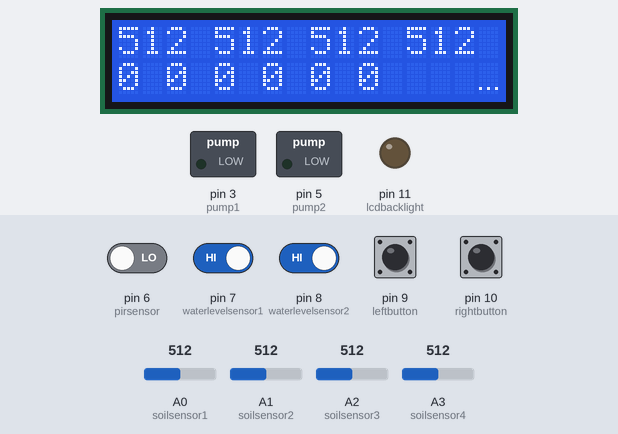
Simulated run of this sketch. Board: Arduino Uno, built with avr-gcc and run on an emulated ATmega328P. Parts: 16×2 character LCD, switched loads named in the sketch (green lamp = pin HIGH), output pins drawn as LEDs (lit = HIGH). The inputs (shaded band) are chosen by the test bench; at power-on: pin 7 (waterlevelsensor1), pin 8 (waterlevelsensor2) HIGH, pin 6 (pirsensor), pin 9 (leftbutton), pin 10 (rightbutton) LOW, A0 (soilsensor1) = 512, A1 (soilsensor2) = 512, A2 (soilsensor3) = 512, A3 (soilsensor4) = 512.

Above: at 1.6 s.
1.7 s: pin 9 (leftbutton) pulled HIGH for 0.15 s
At 2.2 s:
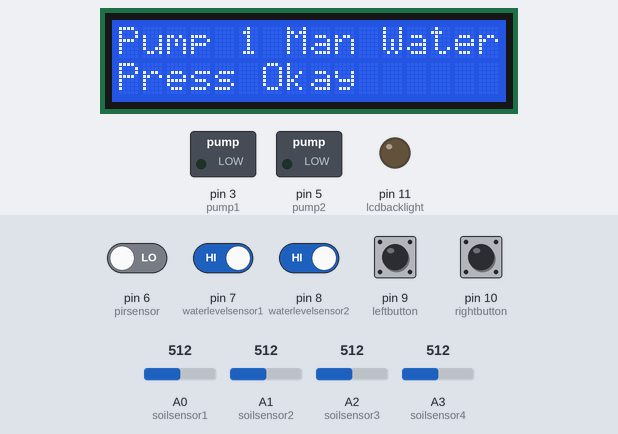
3.3 s: pin 10 (rightbutton) pulled HIGH for 0.15 s
At 4.2 s:
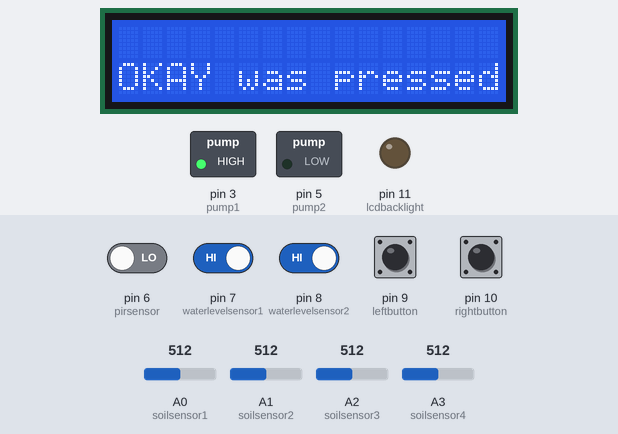
4.9 s: pin 9 (leftbutton) pulled HIGH for 1 s
At 6.5 s:
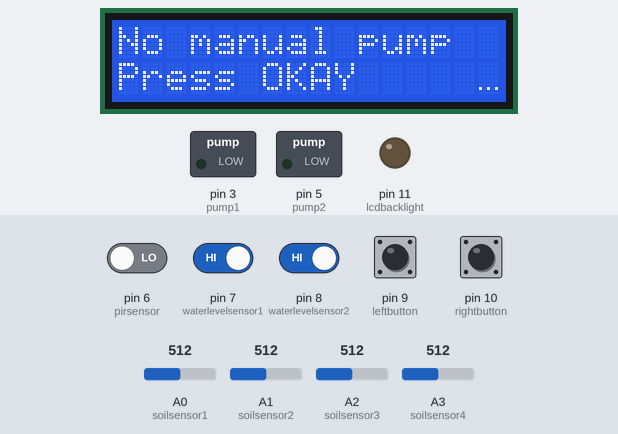
7.4 s: pin 7 (waterlevelsensor1) driven LOW
At 9.1 s:
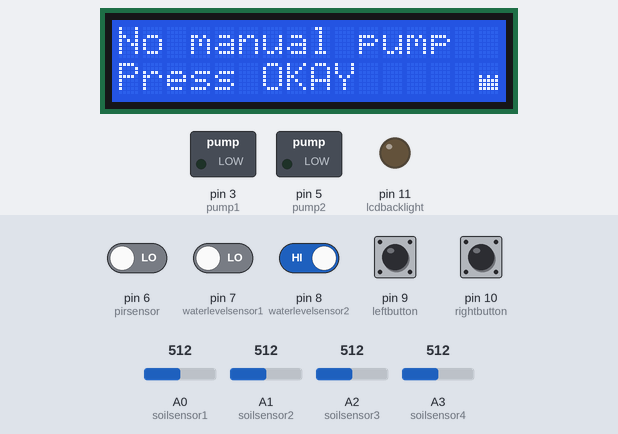
9.4 s: pin 8 (waterlevelsensor2) driven LOW
At 10.8 s:
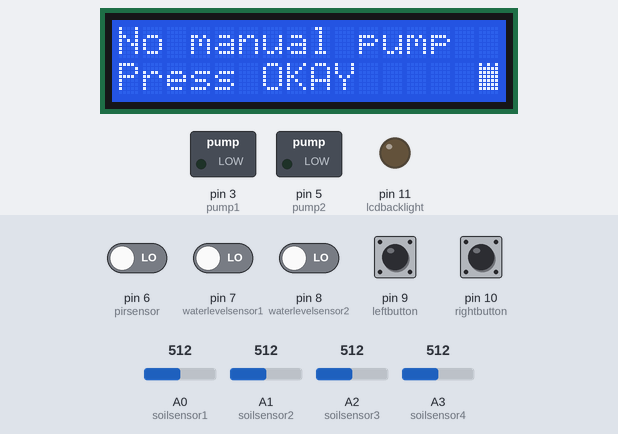
11.4 s: pin 10 (rightbutton) pulled HIGH for 1 s
At 13.2 s:
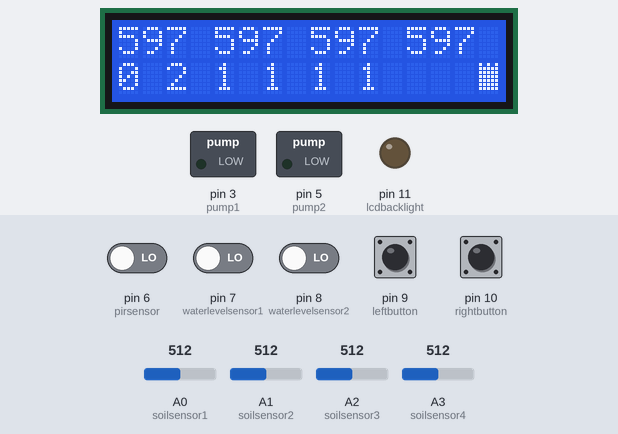
Timing chart, 0 to 42.0 s (numbered marks = the images above; inputs shaded):
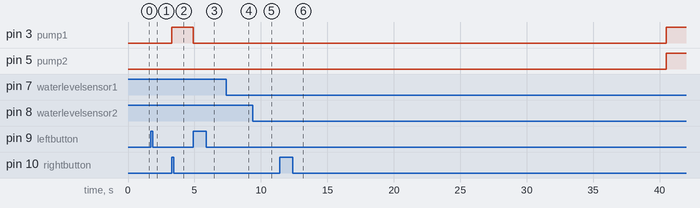

Measured:
- after the input at 1.7 s, the display: changes at once (image 1)
- after the input at 3.3 s, pin 3 (pump1): LOW → HIGH at once; the display: changes at once (image 2)
- after the input at 4.9 s, pin 3 (pump1): HIGH → LOW at once; the display: first changes at once (image 3 shows a later state)
- after the input at 7.4 s, the display: changes after 0.56 s (image 4)
- after the input at 9.4 s, the display: changes after 0.56 s (image 5)
- after the input at 11.4 s, pin 3 (pump1), pin 5 (pump2): LOW → HIGH after 29.1 s; the display: first changes at once (image 6 shows a later state)
- what the display in image 6 shows lasts 1.0 s, from 12.5 s to 13.5 s

The sketch:

Auto_Water2.ino
```cpp
// vi:ts=4


#include <Wire.h>
#include <hd44780.h>                       // main hd44780 header
#include <hd44780ioClass/hd44780_I2Cexp.h> // i2c expander i/o class header

hd44780_I2Cexp lcd; // declare lcd object: auto locate & config exapander chip

byte smiley[8] = {
  B00000,
  B10001,
  B00000,
  B00000,
  B10001,
  B01110,
  B00000,
};

byte full[8] = {
  B10101,
  B11111,
  B11111,
  B11111,
  B11111,
  B11111,
  B11111,
};

byte medium[8] = {
  B00000,
  B00000,
  B00000,
  B10101,
  B11111,
  B11111,
  B11111,
};

byte low[8] = {
  B00000,
  B00000,
  B00000,
  B00000,
  B00000,
  B00000,
  B10101,
};

//#define DEBUG

// LCD geometry
const int LCD_COLS = 16;
const int LCD_ROWS = 2;

//sensors:
int pirsensor = 6;
int waterlevelsensor1 = 7;
int waterlevelsensor2 = 8;
int leftbutton = 9;
int rightbutton = 10;
int lcdbacklight = 11;
int pump1 = 3;
int pump2 = 5;
int soilsensor1 = A0;
int soilsensor2 = A1;
int soilsensor3 = A2;
int soilsensor4 = A3;

int soilsensor1state = 0;
int soilsensor2state = 0;
int soilsensor3state = 0;
int soilsensor4state = 0;
int readwaterlevelsensor1 = 1;
int prevreadwaterlevelstate1 = 1;
int readwaterlevelsensor2 = 1;
int prevreadwaterlevelstate2 = 1;
int leftbuttonstate = 0;
int rightbuttonstate = 0;
int pump1state = 0;
int pump2state = 0;


int pirsensorstate = 0;
int buttoncount = 0;
int menustate = 0;
int menupumpmanual = 0;
int mainwindow = HIGH;
int waterlevel = 0;
unsigned long windowholdtime = 1000;
unsigned long pumpmaxtime = 9000;
unsigned long ledontime = 60000;
int pump1countreset = 30;
int pump1count = 0;
int pump2countreset = 30;
int pump2count = 0;
unsigned long prevmillis = 0;
unsigned long prevmilliswindow = 0;
unsigned long prevmillisled = 0;


void setup()
{
int status;

	status = lcd.begin(LCD_COLS, LCD_ROWS);
	if(status) // non zero status means it was unsuccesful
	{
		status = -status; // convert negative status value to positive number

		// begin() failed so blink error code using the onboard LED if possible
		hd44780::fatalError(status); // does not return
	}
  lcd.createChar(2, full);
  lcd.createChar(1, medium);
  lcd.createChar(0, low);
  lcd.print(char(0));
 pinMode(lcdbacklight,OUTPUT);
 pinMode(pump1,OUTPUT);
 pinMode(pump2,OUTPUT);
 pinMode(soilsensor1,INPUT);
 pinMode(soilsensor2,INPUT);
 pinMode(soilsensor3,INPUT);
 pinMode(soilsensor4,INPUT);
 pinMode(leftbutton,INPUT);
 pinMode(rightbutton,INPUT);
 pinMode(pirsensor,INPUT);
 pinMode(waterlevelsensor1,INPUT);
 pinMode(waterlevelsensor2,INPUT);
 digitalWrite(pump1,LOW);
 digitalWrite(pump2,LOW);
}

void loop() {
    //lcd.print("Hello, World!");
    readwaterlevelsensor1 = digitalRead(waterlevelsensor1);
    readwaterlevelsensor2 = digitalRead(waterlevelsensor2);

    leftbuttonstate = digitalRead(leftbutton);
    rightbuttonstate = digitalRead(rightbutton);
    pirsensorstate = digitalRead(pirsensor);

    unsigned long currentMillis = millis();

    if(pirsensorstate == HIGH){
      digitalWrite(lcdbacklight,LOW);// low is on
    }else{
      if (currentMillis - prevmillisled >= ledontime){ // && menupumpmanual > 0 ) {
        prevmillisled = currentMillis;
        digitalWrite(lcdbacklight,HIGH);//High is off
      }
    }


    if (currentMillis - prevmillis >= pumpmaxtime){ // && menupumpmanual > 0 ) {
      // Save next check state time:
      prevmillis = currentMillis;
      digitalWrite(pump1,LOW);
      digitalWrite(pump2,LOW);
      #ifdef DEBUG
      Serial.print("\n current: ");
      Serial.print(currentMillis);
      Serial.print("\n");
      #endif
    }


    if (currentMillis - prevmilliswindow >= windowholdtime && buttoncount==0) {
      // Save next check state time:
      prevmilliswindow = currentMillis;
      for(int i = 1;i<8;i++){
        soilsensor1state = soilsensor1state + analogRead(soilsensor1);
        soilsensor2state = soilsensor2state + analogRead(soilsensor2);
        soilsensor3state = soilsensor3state + analogRead(soilsensor3);
        soilsensor4state = soilsensor4state + analogRead(soilsensor4);
      }
      soilsensor1state = soilsensor1state/7;
      soilsensor2state = soilsensor2state/7;
      soilsensor3state = soilsensor3state/7;
      soilsensor4state = soilsensor4state/7;


      if(mainwindow){
        lcd.clear();
        lcd.setCursor(0, 0);
        lcd.print(soilsensor1state);
        lcd.print(" ");
        lcd.print(soilsensor2state);
        lcd.print(" ");
        lcd.print(soilsensor3state);
        lcd.print(" ");
        lcd.print(soilsensor4state);
        lcd.setCursor(0, 1);
        lcd.print(digitalRead(pirsensor));
        lcd.print(" ");
        lcd.print(waterlevel);
        lcd.print(" ");
        lcd.print(pump1state);
        lcd.print(" ");
        lcd.print(pump2state);
        lcd.print(" ");
        lcd.print(pump1count);
        lcd.print(" ");
        lcd.print(pump2count);
        delay(10);
        //digitalWrite(pump1,LOW);
        //digitalWrite(pump2,LOW);

        if(soilsensor1state < 900 && soilsensor2state < 900){
          pump1state = HIGH;
          pump1count++;
        }
        if(pump1count >= pump1countreset && pump1state == HIGH){
          digitalWrite(pump1,HIGH);
          pump1count = 0;
          pump1state = LOW;
        }

        if(soilsensor3state < 900 && soilsensor4state < 900){
          pump2state = HIGH;
          pump2count++;
        }
        if(pump2count >= pump2countreset && pump2state == HIGH){
          digitalWrite(pump2,HIGH);
          pump2count = 0;
          pump2state = LOW;
        }
        if(pump1count>=5){
          digitalWrite(pump1,LOW);
        }
        if(pump2count>=5){
          digitalWrite(pump2,LOW);
        }

        soilsensor1state = 0;
        soilsensor2state = 0;
        soilsensor3state = 0;
        soilsensor4state = 0;
      }

      //water level
      lcd.setCursor(15, 1); // bottom right
      if(readwaterlevelsensor1==0){
        waterlevel=1;
      }else{
        waterlevel=0;
      }
      if(readwaterlevelsensor2==0){
        waterlevel=2;
      }
      lcd.print(char(waterlevel));
      //lcd.setCursor(13,1);
      //lcd.print(readwaterlevelsensor1);
      //lcd.setCursor(14,1);
      //lcd.print(readwaterlevelsensor2);

      #ifdef DEBUG
      Serial.print("\n current: ");
      Serial.print(currentMillis);
      Serial.print("\n");
      #endif
    }


    if(leftbuttonstate==HIGH){
      digitalWrite(pump1,LOW);
      digitalWrite(pump2,LOW);
      buttoncount++;
      if(buttoncount==1){
        lcd.clear();
        lcd.setCursor(0,0);
        lcd.print("Pump 1 Man Water");
        lcd.setCursor(0,1);
        lcd.print("Press Okay");
        menupumpmanual = 1;
      }
      if(buttoncount==2){
        lcd.clear();
        lcd.setCursor(0,0);
        lcd.print("Pump 2 Man Water");
        lcd.setCursor(0,1);
        lcd.print("Press Okay");
        menupumpmanual = 2;
      }
      if(buttoncount==3){
        lcd.clear();
        lcd.setCursor(0,0);
        lcd.print("No manual pump");
        lcd.setCursor(0,1);
        lcd.print("Press OKAY");
        menupumpmanual=0;
        buttoncount=0;
      }
      delay(500);
      leftbuttonstate = LOW;
    }

    if(rightbuttonstate==HIGH){
      digitalWrite(pump1,LOW);
      digitalWrite(pump2,LOW);
      if(menupumpmanual==1){
        digitalWrite(pump1,HIGH);
        //prevmillis = millis();
      }
      if(menupumpmanual==2){
        digitalWrite(pump2,HIGH);
        //prevmillis = millis();
      }
      if(menupumpmanual==0){
        mainwindow=HIGH;
      }else{
        mainwindow=LOW;
      }
      lcd.clear();
      lcd.setCursor(0,1);
      lcd.print("OKAY was pressed");
      delay(500);
      prevmillis = millis();
    }


}
```
